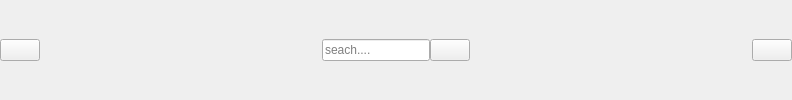
        <widget class="QWidget" name="widget_" native="true">
         <layout class="QHBoxLayout" name="horizontalLayout_2">
          <property name="spacing">
           <number>0</number>
          </property>
          <property name="leftMargin">
           <number>0</number>
          </property>
          <property name="topMargin">
           <number>0</number>
          </property>
          <property name="rightMargin">
           <number>0</number>
          </property>
          <property name="bottomMargin">
           <number>0</number>
          </property>
          <item>
           <widget class="QPushButton" name="change_btn">
            <property name="text">
             <string/>
            </property>
            <property name="icon">
             <iconset resource="resource.qrc">
              <normaloff>:/images/Downloads/menu.png</normaloff>:/images/Downloads/menu.png</iconset>
            </property>
            <property name="checkable">
             <bool>true</bool>
            </property>
           </widget>
          </item>
          <item>
           <spacer name="horizontalSpacer">
            <property name="orientation">
             <enum>Qt::Orientation::Horizontal</enum>
            </property>
            <property name="sizeHint" stdset="0">
             <size>
              <width>282</width>
              <height>20</height>
             </size>
            </property>
           </spacer>
          </item>
          <item>
           <layout class="QHBoxLayout" name="horizontalLayout">
            <property name="spacing">
             <number>0</number>
            </property>
            <item>
             <widget class="QLineEdit" name="seach_input">
              <property name="placeholderText">
               <string>seach....</string>
              </property>
             </widget>
            </item>
            <item>
             <widget class="QPushButton" name="seach_btn">
              <property name="text">
               <string/>
              </property>
              <property name="icon">
               <iconset resource="resource.qrc">
                <normaloff>:/images/Downloads/seach.png</normaloff>:/images/Downloads/seach.png</iconset>
              </property>
             </widget>
            </item>
           </layout>
          </item>
          <item>
           <spacer name="horizontalSpacer_2">
            <property name="orientation">
             <enum>Qt::Orientation::Horizontal</enum>
            </property>
            <property name="sizeHint" stdset="0">
             <size>
              <width>282</width>
              <height>20</height>
             </size>
            </property>
           </spacer>
          </item>
          <item>
           <widget class="QPushButton" name="user_btn">
            <property name="text">
             <string/>
            </property>
            <property name="icon">
             <iconset resource="resource.qrc">
              <normaloff>:/images/Downloads/user.png</normaloff>:/images/Downloads/user.png</iconset>
            </property>
           </widget>
          </item>
         </layout>
        </widget>
